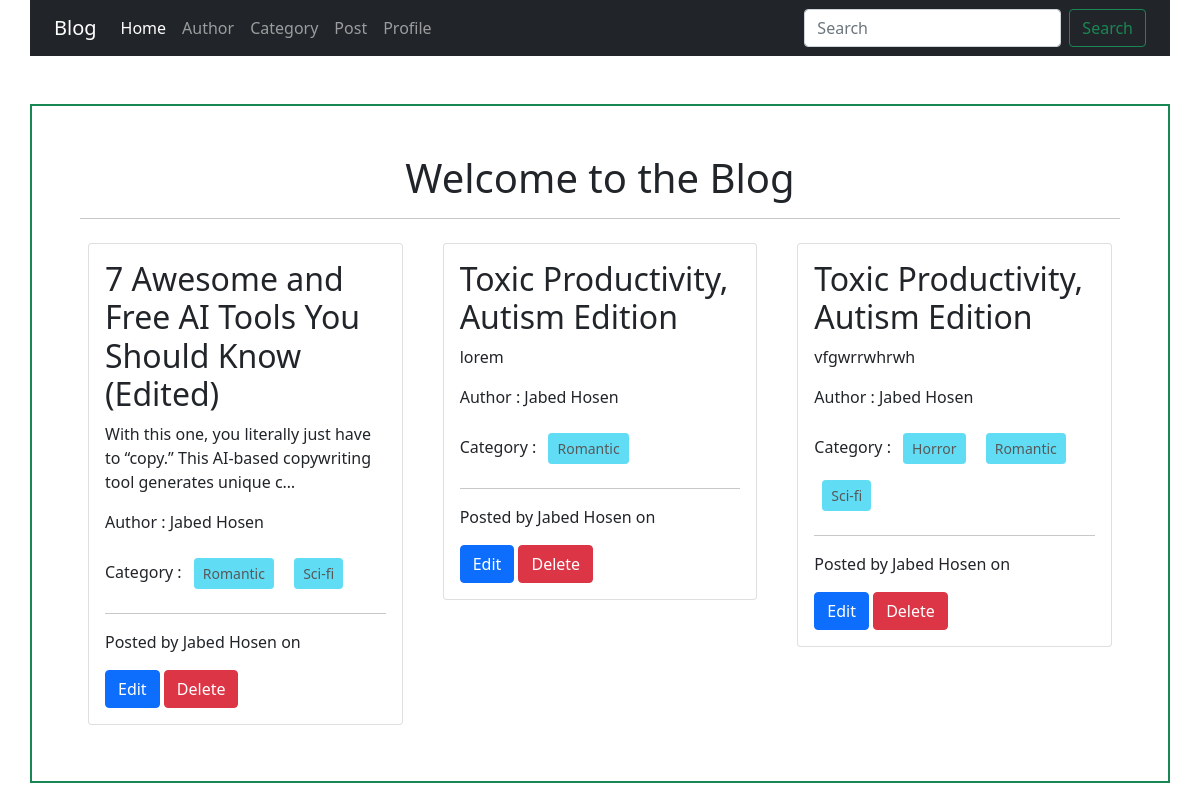
The page / on the database its author committed.
### posts/models.py (models this page shows, shortened)
class Post(models.Model):
    title = models.CharField(max_length=255)
    content = models.TextField()
    category = models.ManyToManyField(Category) # ekta post multiple category er moddhe thakte pare abar ekta category er moddhe multiple post thakte pare
    author = models.ForeignKey(Author, on_delete=models.CASCADE)

### author/models.py (models this page shows)
class Author(models.Model):
    name = models.CharField(max_length=100)
    email = models.EmailField(unique=True)
    bio = models.TextField()
    phone_no = models.CharField(max_length=15)
    def __str__(self) -> str:
        return self.name

### categories/models.py (models this page shows, shortened)
class Category(models.Model):
    name = models.CharField(max_length=100)

### blog_project/views.py (the view)
# urls.py: 2. Add a URL to urlpatterns:  path('', views.home, name='home')
def home(request):
    posts = Post.objects.all()
    return render(request, 'home.html', {'posts' : posts})

### templates/home.html (shortened to what this page needs)
{% extends 'base.html' %} {% block content %}
<div class="container mt-5 border border-2 border-success p-5">
  <h1 class="text-center">Welcome to the Blog</h1>
  <hr />
  <div class="row">
    {% for post in posts %}
    <div class="col-sm-4">
      <div class="card m-2">
        <div class="card-body">
            <h2>{{ post.title }}</h2>
            <p>{{ post.content|truncatechars:100 }}</p>
            <p>Author : {{post.author.name}}</p>
            <p>Category :
                {% for category in post.category.all %}
                <button class="btn btn-info btn-sm m-2" disabled>{{ category.name }}</button>
                {% endfor %}
            </p>
            <hr>
            <p>Posted by {{ post.author }} on {{ post.date_posted }}</p>
            <a href="{% url 'edit_post' post.id %}" class="btn btn-primary">Edit</a>
            <a href="{% url 'delete_post' post.id %}" class="btn btn-danger">Delete</a>
        </div>
      </div>
    </div>
    {% endfor %}
  </div>
</div>
{% endblock %}

### templates/base.html (shortened to what this page needs)
<!DOCTYPE html>
<html lang="en">
  <head>
    <link
      href="https://cdn.jsdelivr.net/npm/bootstrap@5.0.2/dist/css/bootstrap.min.css"
      rel="stylesheet"
    />
  </head>
  <body>
    <nav class="navbar navbar-expand-lg navbar-dark bg-dark container">
      <div class="container-fluid">
        <a class="navbar-brand" href="{% url 'homepage'%}">Blog</a>
        <div class="collapse navbar-collapse" id="navbarSupportedContent">
          <ul class="navbar-nav me-auto mb-2 mb-lg-0">
            <li class="nav-item">
              <a
                class="nav-link active"
                aria-current="page"
                href="{% url 'homepage'%}"
                >Home</a
              >
            </li>
            <li class="nav-item">
              <a class="nav-link" href="{% url 'add_author' %}">Author</a>
            </li>
            <li class="nav-item">
              <a class="nav-link" href="{% url 'add_category' %}"
                >Category</a
              >
            </li>
            <li class="nav-item">
              <a class="nav-link" href="{% url 'add_post' %}">Post</a>
            </li>
            <li class="nav-item">
              <a class="nav-link" href="{% url 'add_profile' %}">Profile</a>
            </li>
          </ul>
          <form class="d-flex">
            <input
              class="form-control me-2"
              type="search"
              placeholder="Search"
              aria-label="Search"
            />
            <button class="btn btn-outline-success" type="submit">
              Search
            </button>
          </form>
        </div>
      </div>
    </nav>
    {% block content %} {% endblock %}
  </body>
</html>

### rows shown on the page
Post: title "7 Awesome and Free AI Tools You Should Know (Edited)", content "With this one, you literally just have to “copy.” This AI-based copywriting tool generates unique c…", author.name "Jabed Hosen", author "Jabed Hosen"
Category: name "Romantic"
Category: name "Sci-fi"
Post: title "Toxic Productivity, Autism Edition", content "lorem", author.name "Jabed Hosen", author "Jabed Hosen"
Post: title "Toxic Productivity, Autism Edition", content "vfgwrrwhrwh", author.name "Jabed Hosen", author "Jabed Hosen"
Category: name "Horror"
